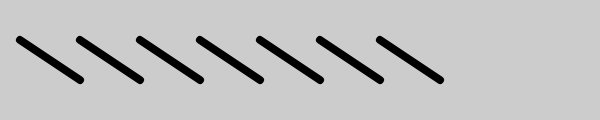
Frame 1 (no input)
Frame 60 (no input): identical to frame 1, image omitted
Frame 120 (the mouse pressed at the canvas centre since frame 60): identical to frame 1, image omitted

The p5.js sketch that drew this single still picture (run headless with seeded random() and noise() and a simulated clock; from frame 60 on, the mouse is pressed at the canvas centre):

// p5.js sketch
// ── sketch.js
function setup() {
  createCanvas(600, 120);
  strokeWeight(8);
}

function draw() {
  background(204);
  for (var i = 20; i < 400; i += 60) {
    line(i, 40, i + 60, 80);
  }
}
